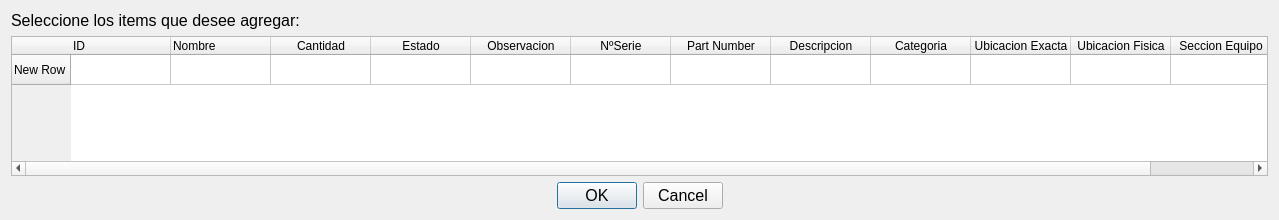
<?xml version="1.0" encoding="UTF-8"?>
<ui version="4.0">
 <class>Dialog</class>
 <widget class="QDialog" name="Dialog">
  <property name="geometry">
   <rect>
    <x>0</x>
    <y>0</y>
    <width>1279</width>
    <height>220</height>
   </rect>
  </property>
  <property name="sizePolicy">
   <sizepolicy hsizetype="Preferred" vsizetype="Preferred">
    <horstretch>0</horstretch>
    <verstretch>0</verstretch>
   </sizepolicy>
  </property>
  <property name="minimumSize">
   <size>
    <width>0</width>
    <height>200</height>
   </size>
  </property>
  <property name="windowTitle">
   <string>Seleccion de elementos</string>
  </property>
  <property name="layoutDirection">
   <enum>Qt::LeftToRight</enum>
  </property>
  <layout class="QVBoxLayout" name="verticalLayout_2">
   <item>
    <layout class="QVBoxLayout" name="verticalLayout">
     <item>
      <widget class="QLabel" name="label">
       <property name="sizePolicy">
        <sizepolicy hsizetype="Minimum" vsizetype="Minimum">
         <horstretch>0</horstretch>
         <verstretch>0</verstretch>
        </sizepolicy>
       </property>
       <property name="font">
        <font>
         <pointsize>12</pointsize>
        </font>
       </property>
       <property name="text">
        <string>Seleccione los items que desee agregar:</string>
       </property>
      </widget>
     </item>
     <item>
      <widget class="QTableWidget" name="tableWidget">
       <property name="enabled">
        <bool>true</bool>
       </property>
       <property name="sizePolicy">
        <sizepolicy hsizetype="Preferred" vsizetype="Expanding">
         <horstretch>0</horstretch>
         <verstretch>0</verstretch>
        </sizepolicy>
       </property>
       <property name="minimumSize">
        <size>
         <width>0</width>
         <height>100</height>
        </size>
       </property>
       <property name="maximumSize">
        <size>
         <width>16777215</width>
         <height>16777215</height>
        </size>
       </property>
       <property name="contextMenuPolicy">
        <enum>Qt::CustomContextMenu</enum>
       </property>
       <property name="sizeAdjustPolicy">
        <enum>QAbstractScrollArea::AdjustToContents</enum>
       </property>
       <property name="columnCount">
        <number>12</number>
       </property>
       <attribute name="horizontalHeaderVisible">
        <bool>true</bool>
       </attribute>
       <attribute name="verticalHeaderVisible">
        <bool>true</bool>
       </attribute>
       <attribute name="verticalHeaderDefaultSectionSize">
        <number>30</number>
       </attribute>
       <attribute name="verticalHeaderMinimumSectionSize">
        <number>23</number>
       </attribute>
       <row>
        <property name="text">
         <string>New Row</string>
        </property>
       </row>
       <column>
        <property name="text">
         <string>ID</string>
        </property>
        <property name="textAlignment">
         <set>AlignLeading|AlignVCenter</set>
        </property>
       </column>
       <column>
        <property name="text">
         <string>Nombre</string>
        </property>
        <property name="textAlignment">
         <set>AlignJustify|AlignVCenter</set>
        </property>
       </column>
       <column>
        <property name="text">
         <string>Cantidad</string>
        </property>
       </column>
       <column>
        <property name="text">
         <string>Estado</string>
        </property>
       </column>
       <column>
        <property name="text">
         <string>Observacion</string>
        </property>
       </column>
       <column>
        <property name="text">
         <string>NºSerie</string>
        </property>
       </column>
       <column>
        <property name="text">
         <string>Part Number</string>
        </property>
       </column>
       <column>
        <property name="text">
         <string>Descripcion</string>
        </property>
       </column>
       <column>
        <property name="text">
         <string>Categoria</string>
        </property>
       </column>
       <column>
        <property name="text">
         <string>Ubicacion Exacta</string>
        </property>
       </column>
       <column>
        <property name="text">
         <string>Ubicacion Fisica</string>
        </property>
       </column>
       <column>
        <property name="text">
         <string>Seccion Equipo</string>
        </property>
       </column>
       <item row="0" column="0">
        <property name="checkState">
         <enum>Unchecked</enum>
        </property>
       </item>
      </widget>
     </item>
     <item>
      <widget class="QDialogButtonBox" name="buttonBox">
       <property name="sizePolicy">
        <sizepolicy hsizetype="Minimum" vsizetype="Minimum">
         <horstretch>0</horstretch>
         <verstretch>0</verstretch>
        </sizepolicy>
       </property>
       <property name="minimumSize">
        <size>
         <width>0</width>
         <height>0</height>
        </size>
       </property>
       <property name="font">
        <font>
         <pointsize>12</pointsize>
        </font>
       </property>
       <property name="orientation">
        <enum>Qt::Horizontal</enum>
       </property>
       <property name="standardButtons">
        <set>QDialogButtonBox::Cancel|QDialogButtonBox::Ok</set>
       </property>
       <property name="centerButtons">
        <bool>true</bool>
       </property>
      </widget>
     </item>
    </layout>
   </item>
  </layout>
 </widget>
 <resources/>
 <connections>
  <connection>
   <sender>buttonBox</sender>
   <signal>accepted()</signal>
   <receiver>Dialog</receiver>
   <slot>accept()</slot>
   <hints>
    <hint type="sourcelabel">
     <x>248</x>
     <y>254</y>
    </hint>
    <hint type="destinationlabel">
     <x>157</x>
     <y>274</y>
    </hint>
   </hints>
  </connection>
  <connection>
   <sender>buttonBox</sender>
   <signal>rejected()</signal>
   <receiver>Dialog</receiver>
   <slot>reject()</slot>
   <hints>
    <hint type="sourcelabel">
     <x>316</x>
     <y>260</y>
    </hint>
    <hint type="destinationlabel">
     <x>286</x>
     <y>274</y>
    </hint>
   </hints>
  </connection>
 </connections>
</ui>
